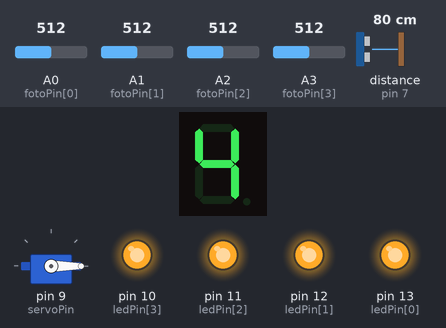
Simulated run of this sketch. Board: Arduino Uno, built with avr-gcc and run on an emulated ATmega328P. On the bench: 1-digit seven-segment display, servo, output pins drawn as LEDs (lit = HIGH). Wiring (inferred from the names in the program): ultrasonic range finder: trigger pin 8; echo pin 7; 1-digit 7-segment display, segments lit when LOW: segments pin 4, pin 3, pin 0, pin 1, pin 2, pin 5, pin 6. The inputs (shaded band) are chosen by the test bench; at power-on: A0 (fotoPin[0]) = 512, A1 (fotoPin[1]) = 512, A2 (fotoPin[2]) = 512, A3 (fotoPin[3]) = 512, distance to the obstacle (sensor on pin 7) 80 cm. The echo pulse lasts 58.3 µs per cm; the segment pins are drawn as the display they are named for; pins used as bus, display or sensor lines are not drawn.

Above: at 1.3 s.
1.4 s: A0 (fotoPin[0]) set to 112
2.9 s: A0 (fotoPin[0]) set to 89
At 4.2 s:
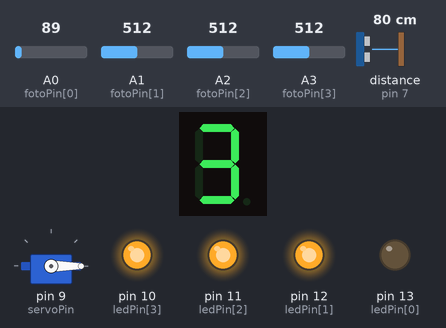
4.5 s: A1 (fotoPin[1]) set to 111
6.0 s: A1 (fotoPin[1]) set to 95
At 6.8 s:
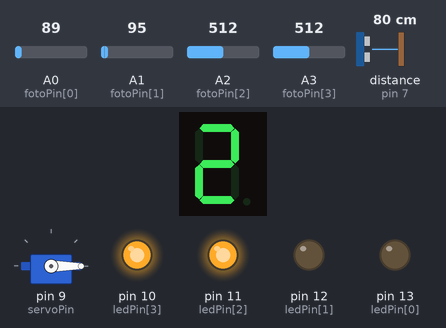
7.5 s: A2 (fotoPin[2]) set to 108
9.0 s: A2 (fotoPin[2]) set to 92
At 10.3 s:
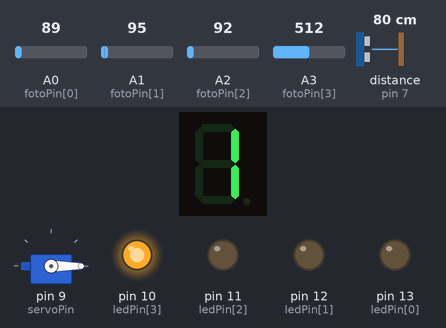
Timing chart, 0 to 11.6 s (numbered marks = the images above; inputs shaded):
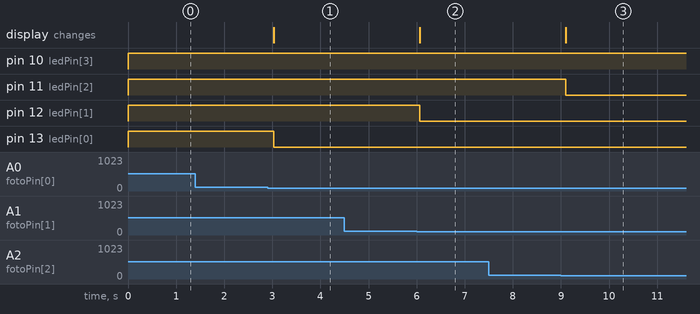

Measured:
- the behaviour switches between 101 and 100 on A0 (fotoPin[0]) (found by bisection; images 0 and 1)
- the behaviour switches between 101 and 100 on A1 (fotoPin[1]) (found by bisection; images 1 and 2)
- the behaviour switches between 101 and 100 on A2 (fotoPin[2]) (found by bisection; images 2 and 3)
- after the input at 1.4 s, every drawn part: stays the same
- after the input at 2.9 s, pin 13 (ledPin[0]): HIGH → LOW after 0.13 s; the display: changes after 0.13 s (image 1)
- after the input at 4.5 s, every drawn part: stays the same
- after the input at 6.0 s, pin 12 (ledPin[1]): HIGH → LOW after 0.07 s; the display: changes after 0.07 s (image 2)
- after the input at 7.5 s, every drawn part: stays the same
- after the input at 9.0 s, pin 11 (ledPin[2]): HIGH → LOW after 0.10 s; the display: changes after 0.10 s (image 3)

The sketch:

parkingsystem.ino
```cpp
#include <Servo.h>  // Librería para controlar el servo

// Pines de fotoresistencias, LEDs, buzzer, sensor ultrasónico y servo
const int fotoPin[] = {A0, A1, A2, A3};  // Pines de las fotoresistencias
const int ledPin[] = {13, 12, 11, 10};   // Pines de los LEDs
const int segmentPins[] = {4,3, 0, 1, 2, 5, 6}; // Pines conectados a los segmentos A-G del display de 7 segmentos
const int buzzerPin = A5;                // Pin del buzzer
const int trigPin = 8;                   // Pin TRIG del sensor ultrasónico
const int echoPin = 7;                   // Pin ECHO del sensor ultrasónico
const int servoPin = 9;                  // Nuevo pin del servo
int umbralLuz = 100;                     // Umbral de luz (ajustado a 100)
int umbralDistancia = 10;                // Umbral de distancia (en cm) para activar el servo y buzzer

Servo servoMotor;  // Crear objeto servo

// Definición de segmentos para cada dígito
//A   B  C  D  E  F  G
const bool numeros[10][7] = {
  {0, 0, 0, 0, 0, 0, 1}, // 0
  {1, 0, 0, 1, 1, 1, 1}, // 1
  {0, 0, 1, 0, 0, 1, 0}, // 2
  {0, 0, 0, 0, 1, 1, 0}, // 3
  {1, 0, 0, 1, 1, 0, 0}, // 4
  {0, 1, 0, 0, 1, 0, 0}, // 5
  {0, 1, 0, 0, 0, 0, 0}, // 6
  {0, 0, 0, 1, 1, 1, 1}, // 7
  {0, 0, 0, 0, 0, 0, 0}, // 8
  {0, 0, 0, 0, 1, 0, 0}  // 9
};

void setup() {
  // Configurar pines de LEDs, display, buzzer, sensor ultrasónico y servo
  for (int i = 0; i < 4; i++) {
    pinMode(ledPin[i], OUTPUT);
  }
  for (int i = 0; i < 7; i++) {
    pinMode(segmentPins[i], OUTPUT);
  }
  pinMode(buzzerPin, OUTPUT);
  pinMode(trigPin, OUTPUT);
  pinMode(echoPin, INPUT);

  // Inicializar el servo
  servoMotor.attach(servoPin);
  servoMotor.write(0);  // Posición inicial del servo en 0 grados
}

void loop() {
  int espaciosDisponibles = 0;

  // Revisar cada fotoresistencia y controlar LEDs
  for (int i = 0; i < 4; i++) {
    int valorLuz = analogRead(fotoPin[i]);  // Leer cada fotoresistencia

    if (valorLuz > umbralLuz) {             // Si hay suficiente luz (espacio libre)
      digitalWrite(ledPin[i], HIGH);        // Enciende el LED correspondiente
      espaciosDisponibles++;                // Aumenta el conteo de espacios disponibles
    } else {
      digitalWrite(ledPin[i], LOW);         // Apaga el LED correspondiente (espacio ocupado)
    }
  }

  // Mostrar el número de espacios disponibles en el display de 7 segmentos
  mostrarNumero(espaciosDisponibles);

  // Medir distancia con el sensor ultrasónico
  long duration, distance;
  digitalWrite(trigPin, LOW);
  delayMicroseconds(2);
  digitalWrite(trigPin, HIGH);
  delayMicroseconds(10);
  digitalWrite(trigPin, LOW);
  duration = pulseIn(echoPin, HIGH);
  distance = duration * 0.034 / 2; // Convertir tiempo en distancia (en cm)

  // Activar el buzzer como sirena si no hay espacios disponibles y el vehículo está cerca
  if (espaciosDisponibles == 0 && distance <= umbralDistancia) {
    for (int i = 0; i < 5; i++) {      // Ajusta el número de repeticiones según prefieras
      tone(buzzerPin, 1000);           // Tono a 1000 Hz
      delay(200);                      // Sonido encendido por 200 ms
      noTone(buzzerPin);               // Apagar el tono
      delay(200);                      // Silencio por 200 ms
    }
  } else {
    noTone(buzzerPin);                 // Asegúrate de que el buzzer esté apagado cuando haya espacios o el vehículo esté lejos
  }

  // Mover el servo a 90 grados si un vehículo se acerca (distancia < 10 cm)
  if (espaciosDisponibles != 0 && distance <= umbralDistancia) {
    servoMotor.write(90);  // Mueve el servo a 90 grados
    delay(8000);
    servoMotor.write(0);   // Regresar el servo a 0 grados
  } else {
    servoMotor.write(0);   // Asegurar que el servo esté en 0 grados
  }

  delay(500);  // Pausa breve para lecturas estables
}

void mostrarNumero(int numero) {
  // Activa o desactiva los segmentos según el número especificado
  for (int i = 0; i < 7; i++) {
    digitalWrite(segmentPins[i], numeros[numero][i]);
  }
}

void apagarDisplay() {
  // Apaga todos los segmentos del display de 7 segmentos
  for (int i = 0; i < 7; i++) {
    digitalWrite(segmentPins[i], LOW); // Apaga todos los segmentos
  }
}
```
